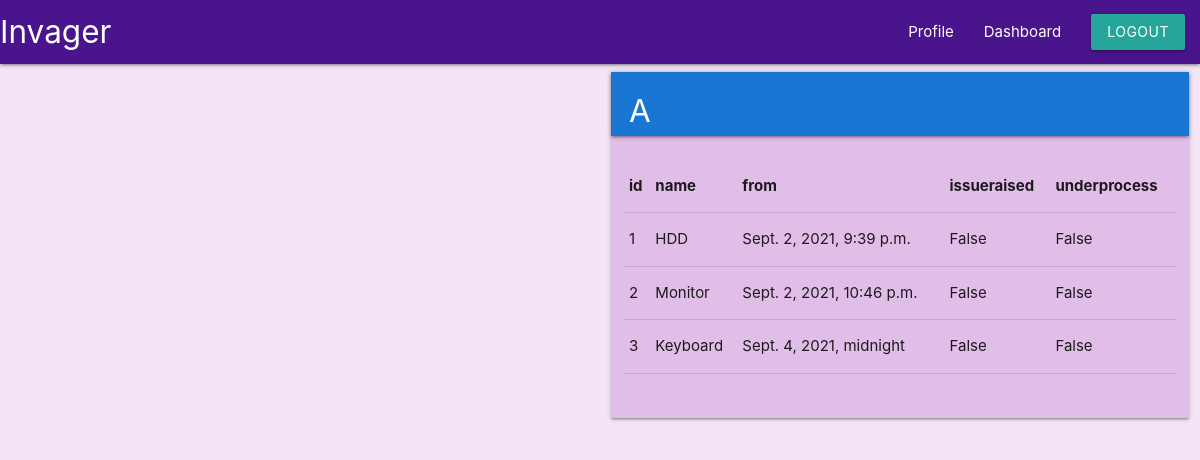
/auth/try/ (signed in), run on the app's committed database.
### main/models.py (models this page shows, shortened)
class Assets(models.Model):
    id = models.CharField(max_length = 10, unique=True, primary_key=True)
    name = models.CharField(max_length = 100)
    totalstock = models.IntegerField(null=True, blank=True)
    onhand = models.IntegerField(null=True, blank=True)
    minimumrequired = models.IntegerField(null=True, blank = True)
    faulty = models.IntegerField(null=True, blank=True)
    def __str__(self):
        return self.name

class Possesion(models.Model):
    employee = models.ForeignKey('Employee', on_delete=models.RESTRICT)
    product = models.ForeignKey('Assets', on_delete=models.RESTRICT)
    class Meta:
        unique_together = (("employee", "product"),)
    fromdate = models.DateTimeField(blank=True)
    issueraised = models.BooleanField(default=False)
    underprocess = models.BooleanField(default=False)

### main/views.py (the view)
# urls.py: path("try/", views.user_dashboard, name = 'try')
@login_required
def user_dashboard(requests):
    user = requests.user
    emp_details = models.Employee.objects.get(id = user.id)
    assets = emp_details.assets.all()
    assets_info = []
    for asset in assets:
        temp = {}
        temp['id'] = asset.id
        temp['name'] = asset
        obj = models.Possesion.objects.get(employee = user.id, product = asset.id)
        temp['fromdate'] = obj.fromdate
        temp['issueraised'] = obj.issueraised
        temp['underprocess'] = obj.underprocess
        assets_info.append(temp)
    context = {
        'name': emp_details.name,
        'assets': assets_info
    }
    return render(requests, 'main/employee.html', context)

### templates/main/employee.html
{% extends 'base.html' %}
{% load crispy_forms_tags %}
{% block content %}
    {% include 'main/components/navbar.html' %}
        <div class="row">
            <div class="col s12 m6 right">
                <div class="card hoverable offset-s3 purple lighten-4">
                    <nav class="blue darken-2">
                        <div class="nav-wrapper">
                            <h4 class="brand-logo"> &nbsp; {{name}} </a>
                        </div>
                    </nav>
                    <div class="card-content">
                        <div class="row">
                            <table class="highlight">
                                <thead>
                                <tr>
                                    <th>id</th>
                                    <th>name</th>
                                    <th>from</th>
                                    <th>issueraised</th>
                                    <th>underprocess</th>
                                </tr>
                                </thead>
                                <tbody>
                                {% for asset in assets %}
                                    <tr>
                                        <td>{{ asset.id }}</td>
                                        <td>{{ asset.name }}</td>
                                        <td>{{ asset.fromdate }}</td>
                                        <td>{{ asset.issueraised }}</td>
                                        <td>{{ asset.underprocess }}</td>
                                    </tr>
                                {% endfor %}
                                </tbody>
                            </table>
                        </div>
                    </div>
                </div>
            </div>
        </div>
{% endblock %}

### templates/base.html (shortened to what this page needs)
<!DOCTYPE html>
<html lang="en">
<head>
    <link rel="stylesheet" href="https://cdnjs.cloudflare.com/ajax/libs/materialize/1.0.0/css/materialize.min.css">
</head>
<body class = "purple lighten-5">
    {% block content %}
    {% endblock %}
</body>
</html>

### templates/main/components/navbar.html
  <nav class = "purple darken-4">
    <div class="nav-wrapper">
      <a href="#" class="brand-logo">Invager</a>
      <ul id="nav-mobile" class="right hide-on-med-and-down">
        <li><a href="{% url 'profile' %}">Profile</a></li>
        <li><a href="{% url 'userdashboard' user.employee.pk %}" >Dashboard</a></li>
        <li>
          {% if request.user.is_authenticated %}
            <a class="waves-effect waves-light btn", href="{% url 'logout' %}">Logout</a>
          {% else %}
            <a class="waves-effect waves-light btn", href="{% url 'login' %}">Login</a>
          {% endif %}
        </li>
      </ul>
    </div>
  </nav>

### data on the page
Assets: id "1", name "HDD", fromdate "Sept. 2, 2021, 9:39 p.m.", issueraised "False", underprocess "False"
Assets: id "2", name "Monitor", fromdate "Sept. 2, 2021, 10:46 p.m.", issueraised "False", underprocess "False"
Assets: id "3", name "Keyboard", fromdate "Sept. 4, 2021, midnight", issueraised "False", underprocess "False"

### other printed values
{{ name }} "A"
